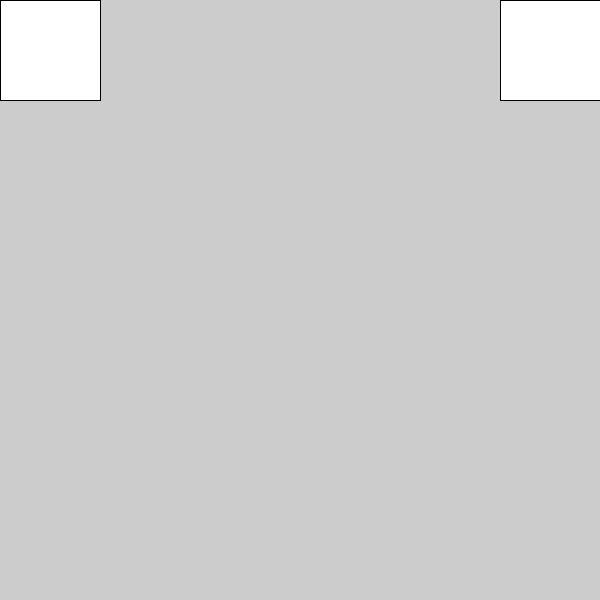
Frame 1 (no input)
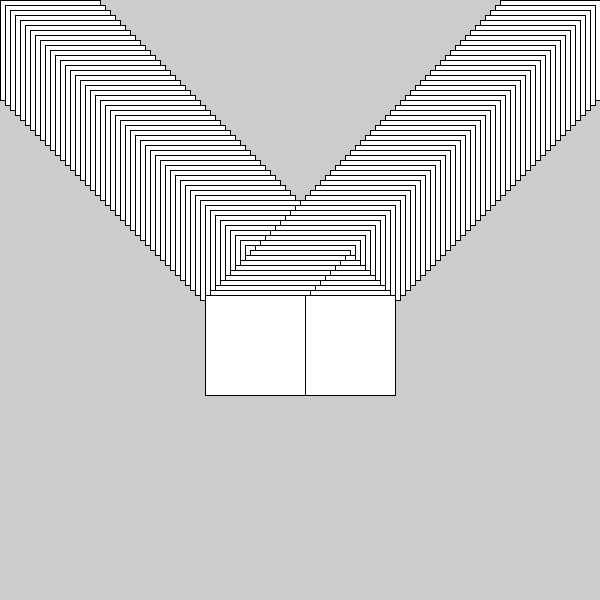
Frame 60 (the mouse pressed at the canvas centre just before this capture)
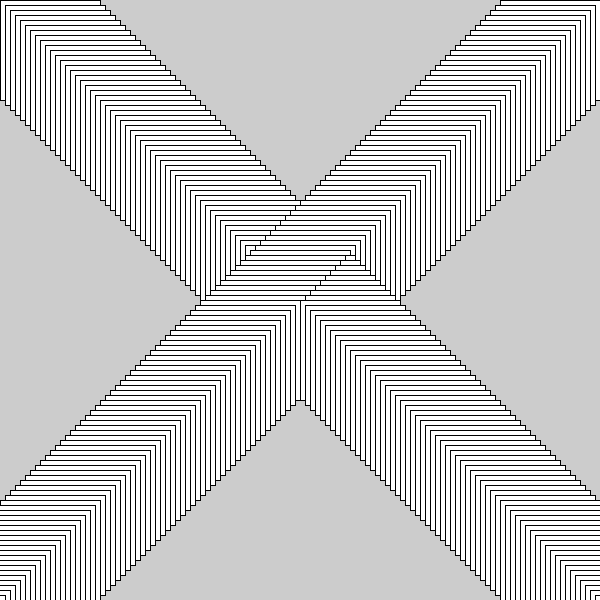
Frame 120 (the mouse held since frame 60 and released just before this capture)

The Processing sketch that drew these frames (run headless with seeded random() and noise(); from frame 60 on, the mouse is pressed at the canvas centre):

// Processing sketch: sketch_13
// ── sketch_13.pde
/*
this program creates 2 vectors (v1 and v2) and uses 
their x and y coordinates to draw rectangles on the canvas. 

create two new vectors (v3 and v4). Initialize them 
with x and y coordinates that can be added to v1 and 
v2 respectively, creating the movement in the image below.
Use the PVector's add() method, not normal addition (i.e. +).
*/
 
// declare new vectors here
PVector v1, v2, v3, v4;

void setup() {
  rectMode(CENTER);
  size(600,600);
  v1 = new PVector(50, 50);
  v2 = new PVector(width-50,50);
  v3 = new PVector(5,5);
  v4 = new PVector(-5,5);
  // initialize new vectors here
}

void draw() {
  rect(v1.x, v1.y, 100, 100);
  rect(v2.x, v2.y, 100, 100);
  v1.add(v3);
  v2.add(v4);
  
  if (v1.x == 0 || v1.y == 0) {
    fill(0);
  } else {
    fill(255);
  }
}
  
  
  // add vector 3 to 1, and vector 4 to 2
